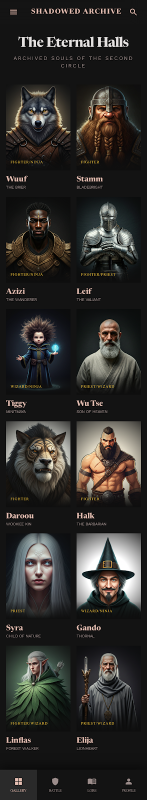
#> input picture screen1.png, 294 x 1600 px (shown at 1/2 size)
$ python -i process_creatures.py   (imports and definitions only)
#> lines starting #> are read from the running program, lines starting #| are printed output that depends on the picture; after the words box and inside, x2 and y2 are one past the last pixel; in counts of white or black regions, pixels touching at a corner belong together
#> further down, picture is the input picture: PIL image 294x1600 RGB; mean R, G, B 47, 45.4, 42.6
"""
Process creature images from assets/creatures/ -> public/sprites/creatures/
- Remove white background (scipy connected components)
- Bottom-crop for giantScorpion, oitu, waterElemental
- Assemble 3 frames horizontally (1024x1024 each -> 3072x1024)
- Single frame for lordOrder (25) and greyLord (26)
"""

import os
import numpy as np
from PIL import Image
from scipy import ndimage

SRC = 'assets/creatures'
DST = 'public/sprites/creatures'
# [1 line not run here, left out]

FRAME_W = 1024
FRAME_H = 1024
BOTTOM_MARGIN = 50

CREATURES = {
     0: ('giantScorpion', False),
     1: ('swampSlime',    False),
     2: ('giggler',       False),
     3: ('wizardsEye',    False),
     4: ('painRat',       False),
     5: ('ruster',        False),
     6: ('screamer',      False),
     7: ('RockPile',      False),
     8: ('ghost',         False),
     9: ('stoneGolem',    False),
    10: ('mummy',         False),
    11: ('blackFlame',    False),
    12: ('skeleton',      False),
    13: ('couatl',        False),
    14: ('vexirk',        False),
    15: ('magentaWorm',   False),
    16: ('trolin',        False),
    17: ('giantWasp',     False),
    18: ('armouredArmor', False),
    19: ('materializer',  False),
    20: ('waterElemental',False),
    21: ('oitu',          False),
    22: ('demon',         False),
    23: ('lordChaos',     False),
    24: ('redDragon',     False),
    25: ('lordOrder',     True),
    26: ('greyLord',      True),
}

BOTTOM_CROP = {'giantScorpion', 'oitu', 'waterElemental'}


def remove_white_bg(img):
    img = img.convert('RGBA')
    data = np.array(img, dtype=np.float32)
    r, g, b = data[:,:,0], data[:,:,1], data[:,:,2]
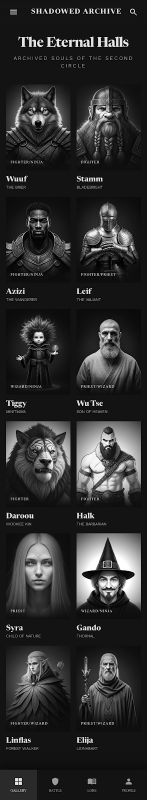
#> r: shape (1600, 294) float32 (shown at 1/2 size); min 0, max 255, mean 47
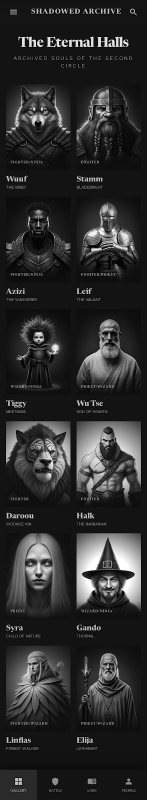
#> g: shape (1600, 294) float32 (shown at 1/2 size); min 0, max 255, mean 45.4
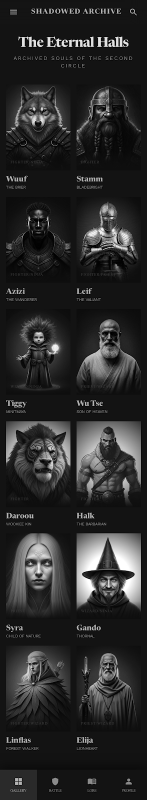
#> b: shape (1600, 294) float32 (shown at 1/2 size); min 0, max 255, mean 42.6
    is_white = (r > 220) & (g > 220) & (b > 220)
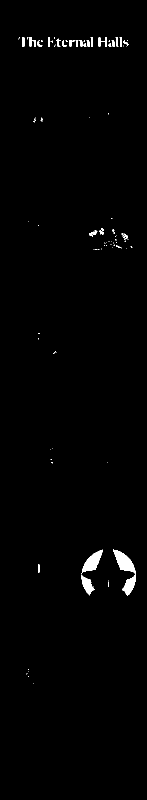
#> is_white: shape (1600, 294) bool (shown at 1/2 size); 1% white; 100 white regions (73 under 20 px), largest, box (x1, y1, x2, y2) and area: (226, 1099, 272, 1192) 1629, (163, 1099, 206, 1148) 921, (163, 1149, 189, 1191) 520
    labeled, _ = ndimage.label(is_white)
#> labeled: shape (1600, 294) int32; 119 distinct labels, from 0 to 118
    border_mask = np.zeros(is_white.shape, bool)
    border_mask[0,:] = border_mask[-1,:] = True
    border_mask[:,0] = border_mask[:,-1] = True
    border_labels = set(labeled[is_white & border_mask]) - {0}
#> border_labels = 0 items
    bg_mask = np.isin(labeled, list(border_labels))
#> bg_mask: shape (1600, 294) bool; every value is 0
    dilated = ndimage.binary_dilation(bg_mask, iterations=2)
    feather = dilated & ~bg_mask
    whiteness = np.minimum(np.minimum(r, g), b) / 255.0
    alpha = np.where(bg_mask, 0, np.where(feather, (1.0 - whiteness) * 255, 255))
#> alpha: shape (1600, 294) float32; every value is 255
    result = data.copy()
    result[:,:,3] = np.clip(alpha, 0, 255)
    return Image.fromarray(result.astype(np.uint8), 'RGBA')


def bottom_crop_and_fit(img):
    data = np.array(img)
    alpha = data[:,:,3]
    rows_with_content = np.where(alpha.max(axis=1) > 10)[0]
    if len(rows_with_content) == 0:
        return fit_to_frame(img)
    bottom_row = rows_with_content[-1]
    crop_bottom = min(img.height, bottom_row + BOTTOM_MARGIN)
    cropped = img.crop((0, 0, img.width, crop_bottom))
    scale = min(FRAME_W / cropped.width, FRAME_H / cropped.height)
    new_w = int(cropped.width * scale)
    new_h = int(cropped.height * scale)
    scaled = cropped.resize((new_w, new_h), Image.LANCZOS)
    canvas = Image.new('RGBA', (FRAME_W, FRAME_H), (0, 0, 0, 0))
    x = (FRAME_W - new_w) // 2
    y = FRAME_H - new_h
    canvas.paste(scaled, (x, y))
    return canvas


def fit_to_frame(img):
    if img.size == (FRAME_W, FRAME_H):
        return img
    scale = min(FRAME_W / img.width, FRAME_H / img.height)
    new_w = int(img.width * scale)
    new_h = int(img.height * scale)
    scaled = img.resize((new_w, new_h), Image.LANCZOS)
    canvas = Image.new('RGBA', (FRAME_W, FRAME_H), (0, 0, 0, 0))
    x = (FRAME_W - new_w) // 2
    y = (FRAME_H - new_h) // 2
    canvas.paste(scaled, (x, y))
    return canvas


# [27 lines not run here, left out]

>>> from PIL import Image
>>> picture = Image.open('../screen1.png')
>>> result = remove_white_bg(picture)

$ run again, on screen2.png
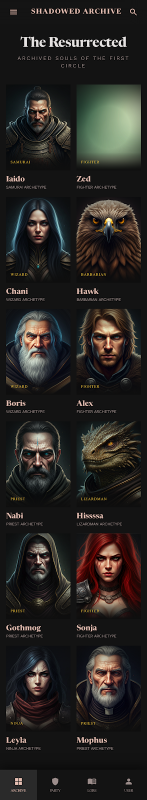
#> input picture screen2.png, 294 x 1600 px (shown at 1/2 size)
#> picture is the input picture: PIL image 294x1600 RGB; mean R, G, B 39.9, 37.3, 34.6
#> in remove_white_bg, `r, g, b = data[:,:,0], data[:,:,1], data[:,:,2]`:
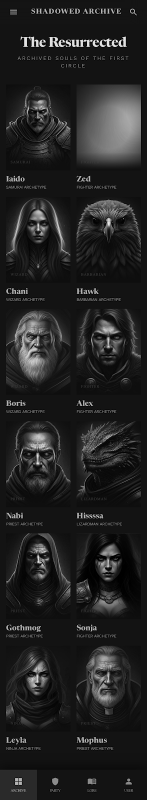
#> b: shape (1600, 294) float32 (shown at 1/2 size); min 0, max 251, mean 34.6
#> in remove_white_bg, `is_white = (r > 220) & (g > 220) & (b > 220)`:
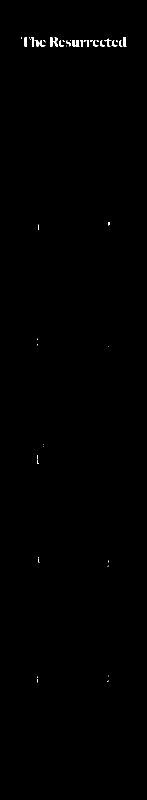
#> is_white: shape (1600, 294) bool (shown at 1/2 size); 0.27% white; 47 white regions (30 under 20 px), largest, box (x1, y1, x2, y2) and area: (100, 75, 116, 93) 167, (49, 75, 54, 93) 90, (246, 74, 253, 93) 79
#> labeled: shape (1600, 294) int32; 54 distinct labels, from 0 to 53
#> border_labels = 0 items
#> bg_mask: shape (1600, 294) bool; every value is 0
#> alpha: shape (1600, 294) float32; every value is 255
